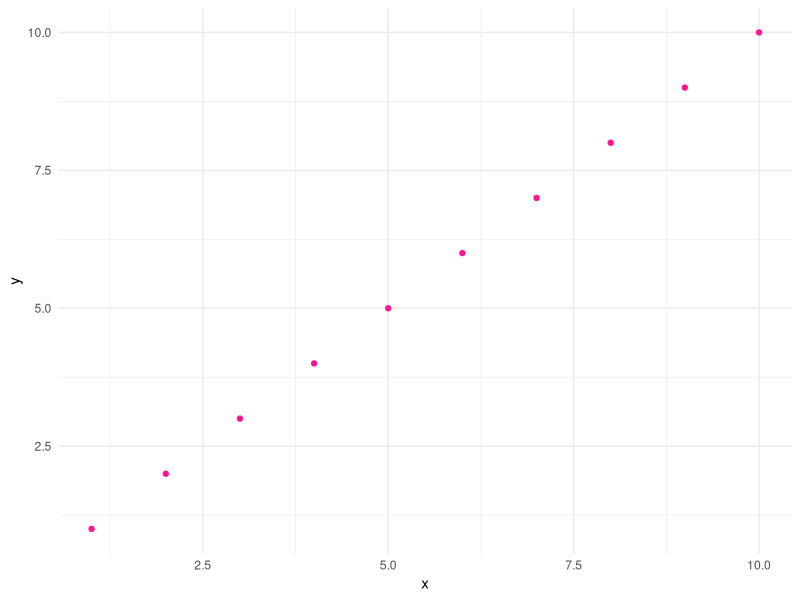

The R script that drew this image:
## ---- chunk 1
library(ggplot2)
## ---- chunk 2
library(ggplot2)

mydata<-data.frame(x=1:10, y=1:10)

ggplot(mydata, aes(x, y))+
  geom_point(colour = "deeppink")+
  theme_minimal()
